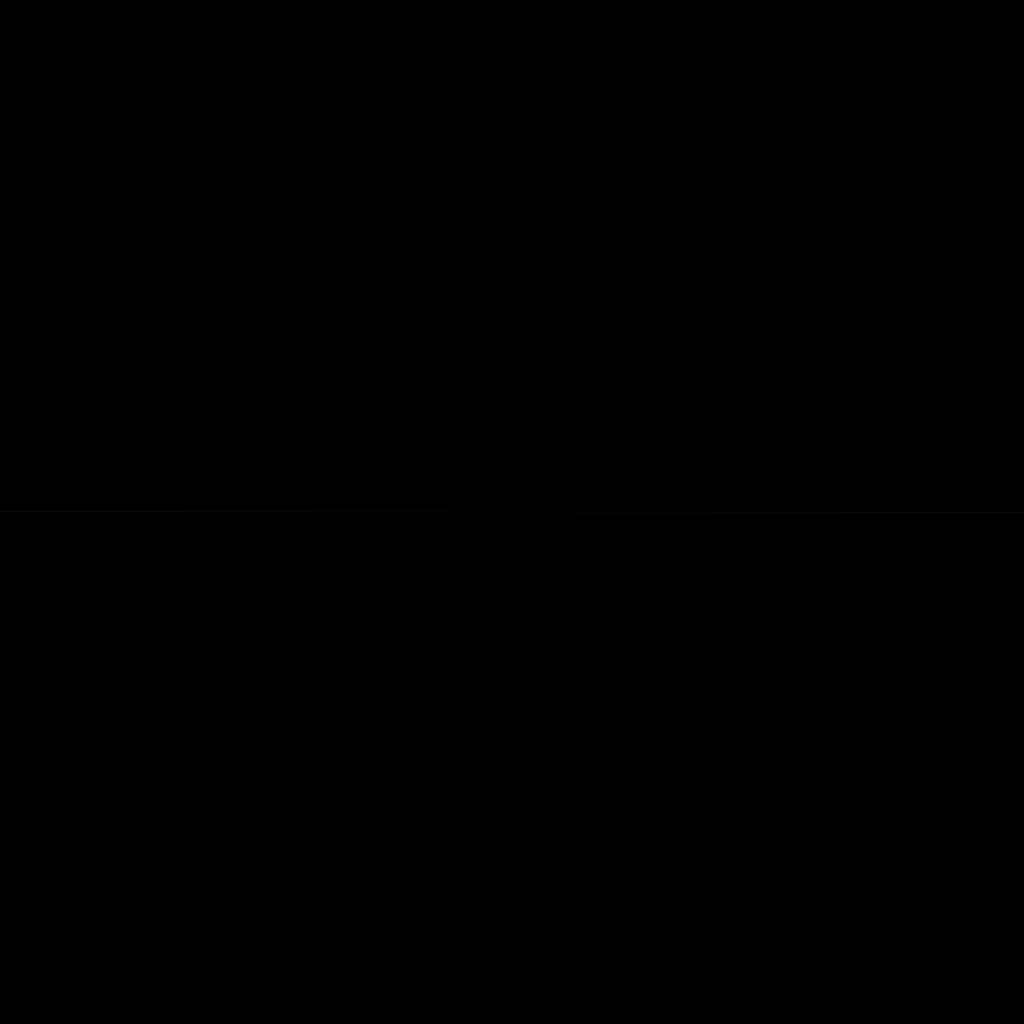
Frame 1 (no input)
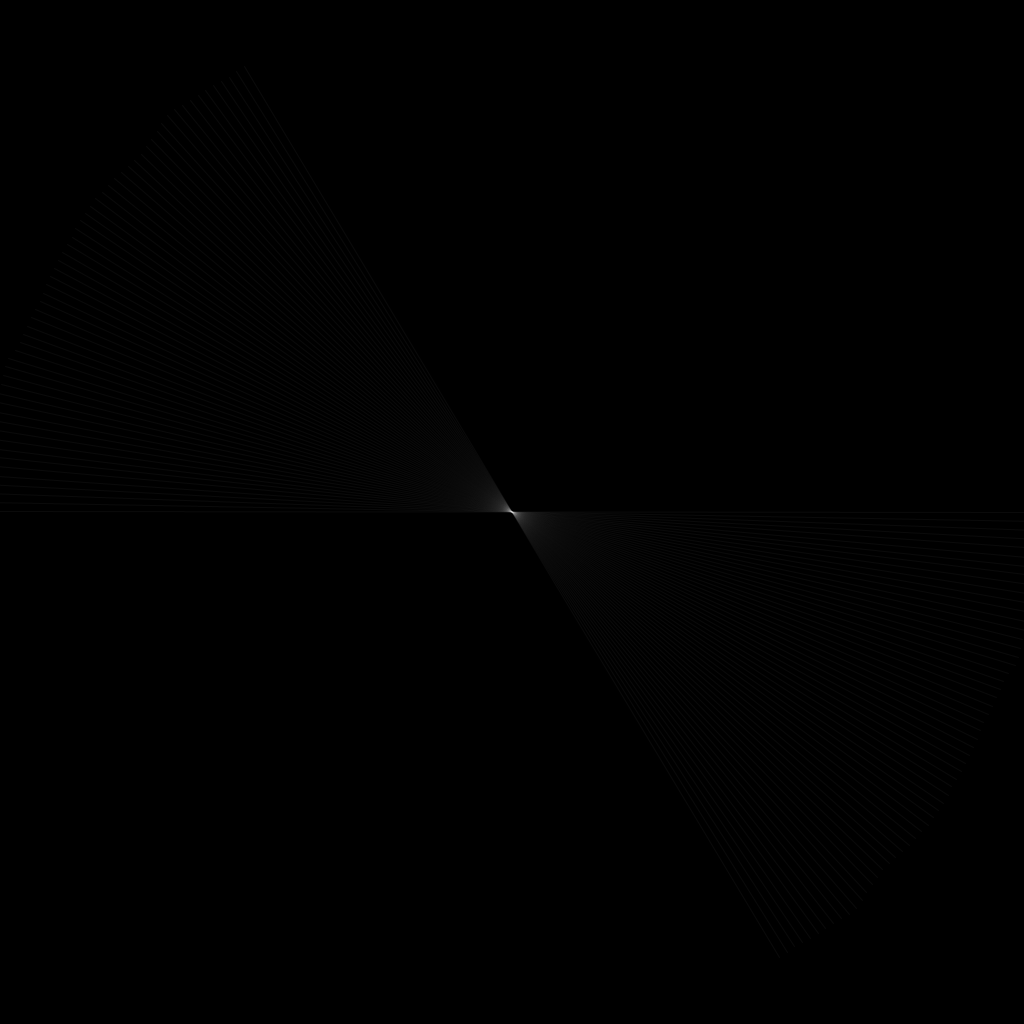
Frame 60 (the mouse pressed at the canvas centre just before this capture)
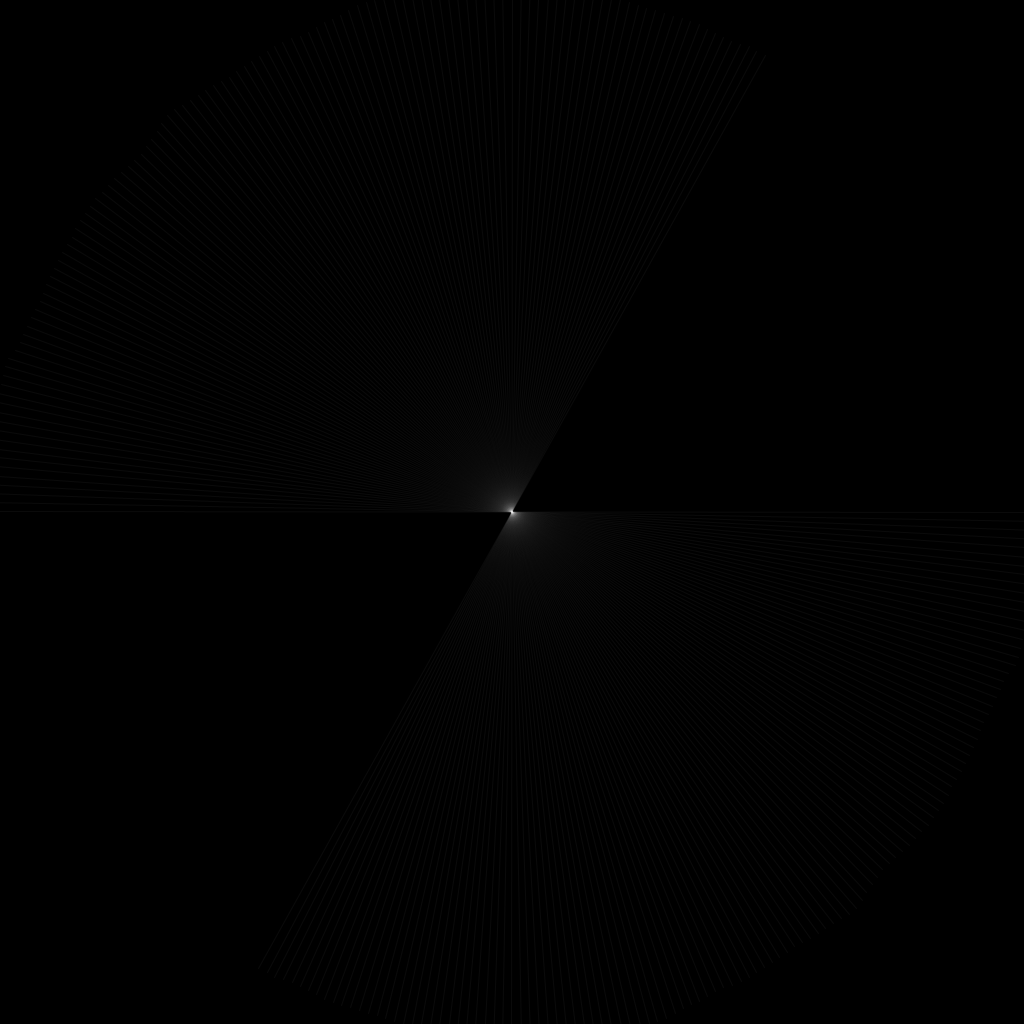
Frame 120 (the mouse held since frame 60 and released just before this capture)

The Processing sketch that drew these frames (run headless with seeded random() and noise(); from frame 60 on, the mouse is pressed at the canvas centre):

// Processing sketch: Plaything_1
// ── Plaything_1.pde
float radius;
int centerX;
int centerY;
float x1,y1,x2,y2;
float noiseValue = random(10); //randomizes noise start point
float radVariance,thisRadius,rad,oppRad;
float angle = 0;
float angleStep = 1;
  
void setup() {
  size(1024,1024); 
  background(0);
  strokeWeight(5);
  smooth();
 
  noFill();
  frameRate(30);
  //ellipse(centerX, centerY, radius*2, radius*2);
  
  stroke(#ffffff,10);
  strokeWeight(1);
  radius = width/2;
  centerX = width/2;
  centerY = height/2;
}
  
void draw() {
  if (angle <= 180) {
    
    noiseValue += 0.1;
    radVariance = 30 * noise(noiseValue);
    
    thisRadius = radius + radVariance;
    rad = radians(angle);
    oppRad = rad + PI;
    
    x1 = centerX + (thisRadius * cos(rad));
    y1 = centerY + (thisRadius * sin(rad));
    x2 = centerX + (thisRadius * cos(oppRad));
    y2 = centerY + (thisRadius *sin(oppRad));
    line(x1,y1,x2,y2);   
    angle += angleStep; 
  }
  else {
    angleStep = random(5);
    angle = 0;
    stroke(#ffffff,random(10));
  }
}
